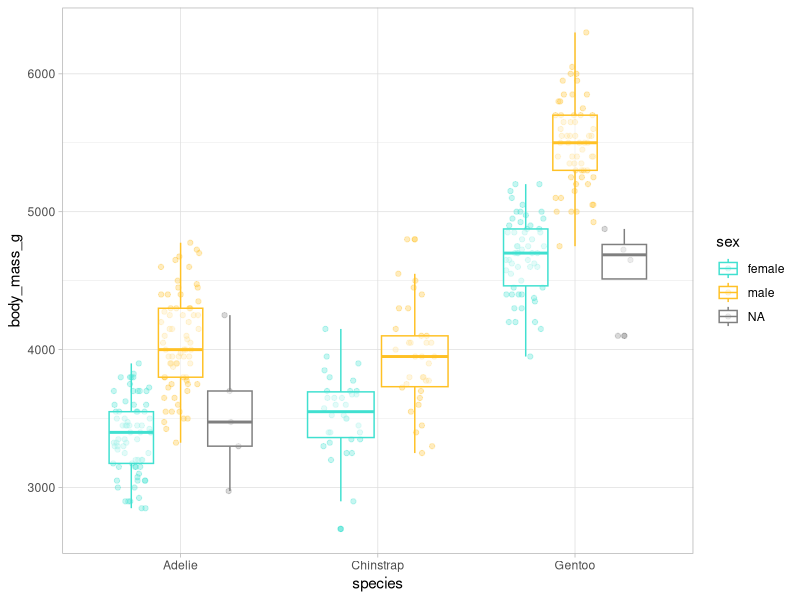
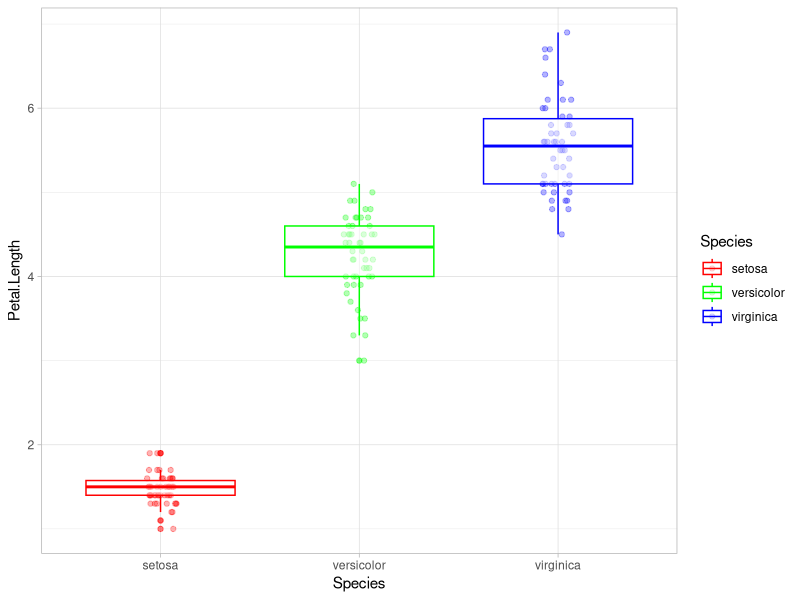
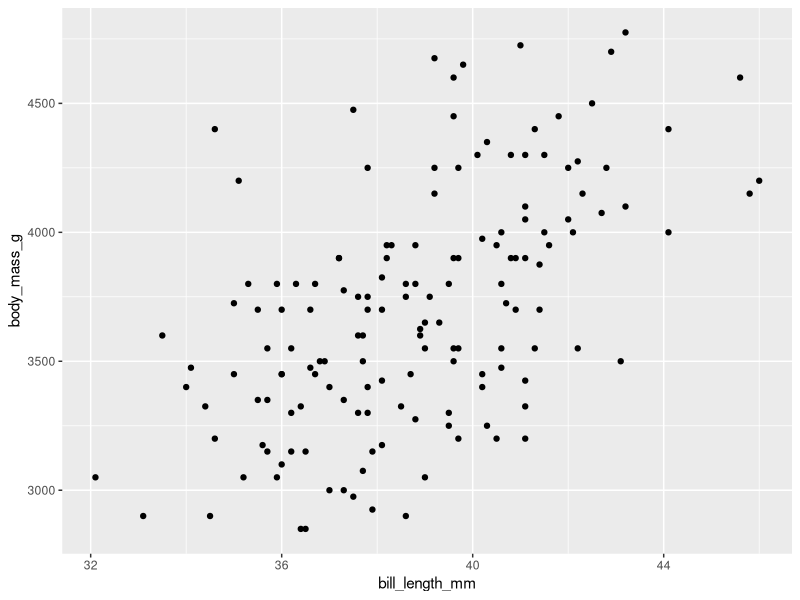
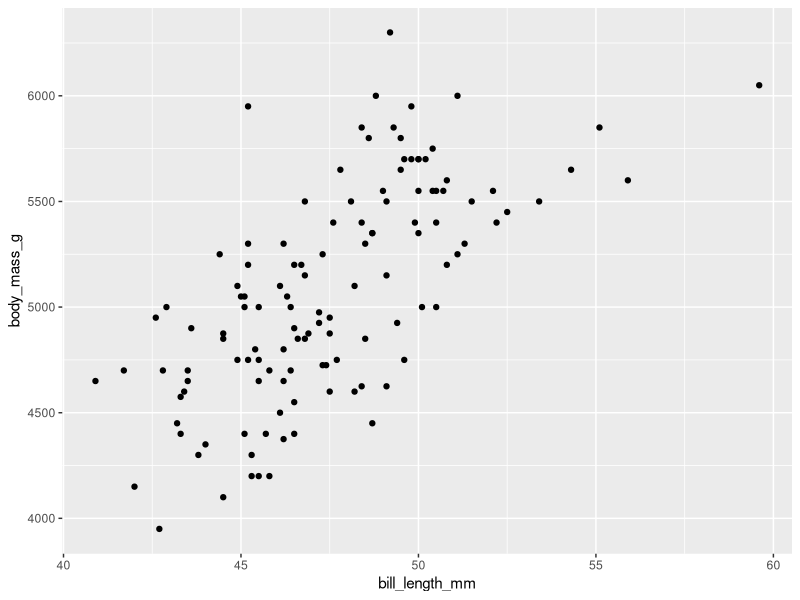
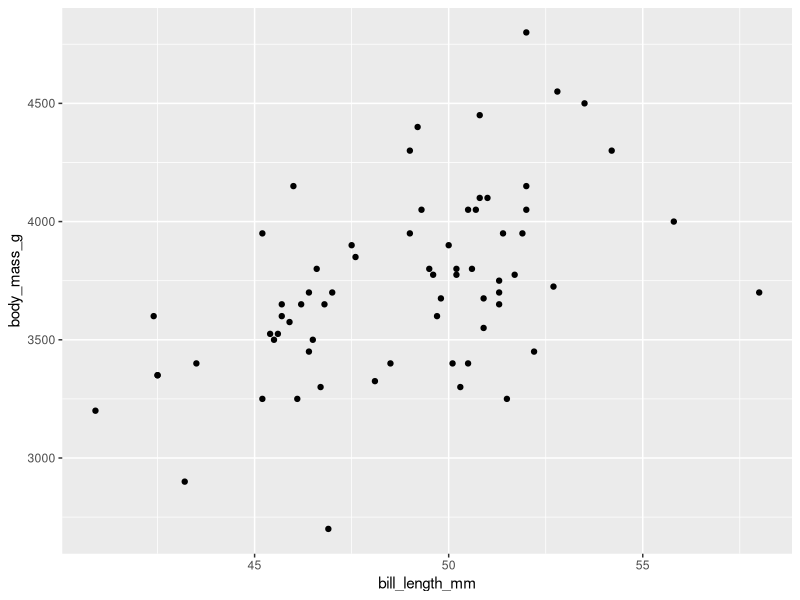

Generate these figures, in order, with R:
## ---- chunk 1
library(palmerpenguins)
library(tidyverse)
## ---- chunk 2

# 1
10 * 3

# 2
my_values <- 1901:2000

# 3
my_values + 5

# 4
my_values * my_values

# 5
object <- c(rep(x = 5, times = 9), seq(from = 5, to = 50, by = 5))

# 6
length(object)

## ---- chunk 3

# 1
ls <- list(
  df1 = data.frame(var1_numbers = 1:10, var2_letters = letters[1:10]),
  df2 = data.frame(var1_sample = sample(x = 10), var2_rnorm = rnorm(n = 10))
)

# 2
ls[[1]]$var2_letters[8]
ls[[2]]$var2_rnorm[8]

## ---- chunk 4

# 1
adelie <- penguins |> 
  filter(species == "Adelie") |> 
  arrange(flipper_length_mm)

# 2
adelie_subset <- adelie |> 
  select(island, contains("bill"))

# 3
adelie2 <- adelie |> 
  select(-species)

## ---- chunk 5

# 1
penguins |> 
  group_by(island) |> 
  summarise(
    n = n(),
    mean_flipper_length = mean(flipper_length_mm, na.rm = TRUE)
  )

# 2
penguins |> 
  mutate(mass_by_length = (body_mass_g / 1000) / flipper_length_mm) |> 
  select(mass_by_length)

## ---- chunk 6

divide_by_100 <- function(x) {
  x / 100
}

divide_by_100(30)

## ---- chunk 7

# base R
standardise <- function(x, my.na.rm) {
  (x - mean(x, na.rm = my.na.rm)) / sd(x, na.rm = my.na.rm)
}

standardise(penguins$bill_length_mm, my.na.rm = T)

# ...
standardise_dot <- function(x, ...) {
  (x - mean(x, ...)) / sd(x, ...)
}

standardise_dot(penguins$bill_length_mm, na.rm = T)

# Tidyverse
standardise_tidy <- function(x, my.na.rm) {
  ({{ x }} - mean({{ x }}, na.rm = my.na.rm)) / sd({{ x }}, na.rm = my.na.rm)
} 

penguins |> 
  mutate(st_bill_length = standardise_tidy(x = bill_length_mm, my.na.rm = T)) |> 
  select(bill_length_mm, st_bill_length)

## ---- chunk 8

penguins_num <- penguins |> 
  select(species, sex, where(is.numeric))

explore_penguins <-
  function(var) {
    ggplot(penguins_num, aes(x = species, y = {{ var }}, color = sex)) +
      geom_point(position = position_jitterdodge(), alpha = 0.3) +
      geom_boxplot(alpha = 0.5) +
      scale_color_manual(values = c("turquoise", "goldenrod1")) +
      theme_light()
  }

explore_penguins(body_mass_g)

explore_df <- function(df, x_var, y_var, color) {
  ggplot(data = df, aes(x = .data[[x_var]], y = .data[[y_var]], color = .data[[color]])) + 
    geom_point(position = position_jitterdodge(), alpha = 0.3) +
    geom_boxplot(alpha = 0.5) + 
    scale_color_manual(values = rainbow(n = length(unique(df[[color]])))) +
    theme_light()
}

explore_df(df = iris, # iris is a dataset loaded in RStudio by default
           y_var = "Petal.Length",
           x_var = "Species",
           color = "Species")

## ---- chunk 9

rescale01 <- function(x) {
  rng <- range(x, na.rm = TRUE)   
  (x - rng[1]) / (rng[2] - rng[1]) 
} 

mutate_rescale01 <- function(data, x) {
  data |> 
    mutate(var_rescaled = rescale01({{ x }}))
} 

df <- penguins |> 
  select(bill_length_mm, bill_depth_mm, flipper_length_mm, body_mass_g)

mutate_rescale01(data = df, x = bill_length_mm)

## ---- chunk 10

output <- vector("double", ncol(penguins))

for (i in seq_along(penguins)) {
  if (is.numeric(penguins[[i]])) {
    output[[i]] <- mean(penguins[[i]], na.rm = TRUE)
  } else {
    output[[i]] <- NA
  }
}

output

## ---- chunk 11

apply_1_5 <- function(f) {
  f(1:5)
}

apply_1_5(sqrt)

## ---- chunk 12

sum_10 <- function(x) {
  x + 10
}

map(1:4, sum_10) 

## ---- chunk 13

map(penguins, \(x) mean(x)) 
map(penguins, \(x) mean(x, na.rm = T)) # option 1 
map(penguins, mean, na.rm = T) # option 2 

## ---- chunk 14

map_lgl(penguins, is.numeric) 
penguins_num <- penguins[ , map_lgl(penguins, is.numeric)]  

map_dbl(penguins_num, median, na.rm = T) 
map_chr(penguins, class) 
map_int(penguins, \(x) length(unique(x))) 
1:4 |> 
  map_vec(\(x) as.Date(ISOdate(2025, 05, 26)) + x)

## ---- chunk 15

penguins_list <- penguins |>   
  group_split(species)  

# we assign names to the list
names(penguins_list) <- c("p1", "p2", "p3")  

# solution:
map2(penguins_list, names(penguins_list), \(arg_df, arg_name) mutate(arg_df, name = arg_name))

## ---- chunk 16

penguins_nested <- penguins |>   
  group_by(species) |>   
  nest() |>    
  mutate(     
    lm_obj = map(data, \(df) lm(       
      bill_length_mm ~ body_mass_g,       
      data = df)),     
    pred = map2(lm_obj, data, \(x, y) predict(x, y)),
    # or equivalent
    # pred = map2(lm_obj, data, predict),
    # solution:     
    corr = map2_dbl(pred, data,
                    \(x, y) cor(x, y$bill_length_mm, use = "complete"))   
    )

# unnest() 
penguins_nested |>    
  unnest(pred) |>    
  select(!c(data, lm_obj)) 

## ---- chunk 17

# exercise 9.1.1 
penguins_list <- penguins |>   
  group_split(species)  

# we assign names to the list
names(penguins_list) <- c("p1", "p2", "p3")  

# exercise 9.2.1 
pmap(list(penguins_list, names(penguins_list)), 
  \(arg_df, arg_name) mutate(arg_df, name = arg_name)) 

## ---- chunk 18

penguins_nested <- penguins |>   
  group_by(species) |>   
  nest()  

penguins_nested_str <- penguins_nested |>    
  mutate(path = str_glue("penguins_{species}.csv")) 

penguins_nested_str  

walk2(penguins_nested_str$data, penguins_nested_str$path, write_csv) 

## ---- chunk 19

gg_penguins_bill_body <- function(data_df) {
  ggplot(data = data_df, aes(x = bill_length_mm, y = body_mass_g)) +     
    geom_point()
}  

penguins_nested <- penguins |>   
  group_by(species) |>   
  nest() |>   
  mutate(gg_obj = map(data, gg_penguins_bill_body)) 

penguins_nested_str <- penguins_nested |>    
  mutate(path = str_glue("penguins_{species}.png"))  

penguins_nested_str  

pwalk(list(plot = penguins_nested_str$gg_obj, filename = penguins_nested_str$path),
  ggsave) 

## ---- chunk 20

penguins |>    
  map(safely(log)) |>    
  transpose() 

## ---- chunk 21
Sys.time()
sessionInfo()
